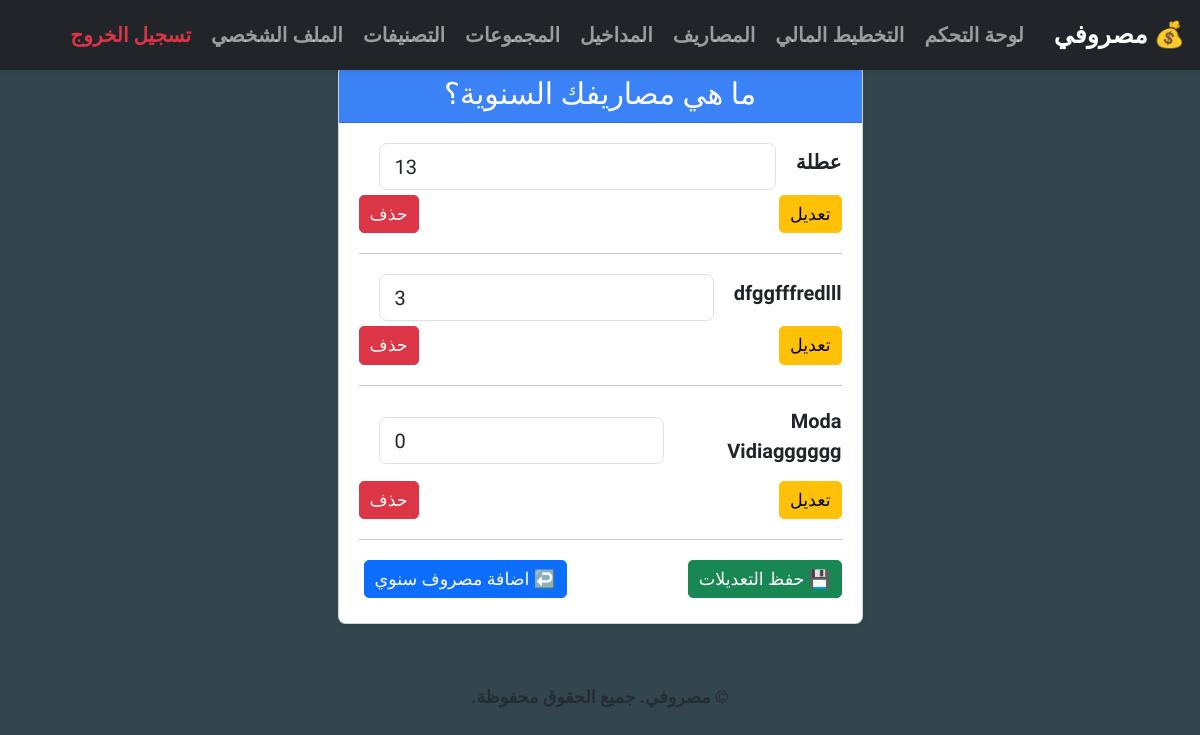
The page /welcome/annual/ (signed in) on the database its author committed.
### expenses/models.py (models this page shows, shortened)
class Label(models.Model):
    user = models.ForeignKey(CustomUser, on_delete=models.CASCADE)
    group = models.ForeignKey(Group, on_delete=models.CASCADE, related_name='labels')
    name = models.CharField(max_length=100)
    expected_monthly = models.PositiveIntegerField(default=0)
    order = models.PositiveIntegerField()
    is_deleted = models.BooleanField(default=False)
    objects = UserScopedManager()
    class Meta:
        ordering = ['order']
        unique_together = ('user', 'group', 'name')

### expenses/views.py (the view, shortened to what this page needs)
# urls.py: path('welcome/annual/', views.annual_expenses_view, name='annual_expenses_view'),
@login_required
def annual_expenses_view(request):
    group = get_object_or_404(Group, user=request.user, code='annual_expenses')
    labels = Label.objects.filter(group=group, user=request.user, is_deleted=False)
    label_forms = [
        (label, AnnualExpectedForm(request.POST or None, instance=label, prefix=str(label.id)))
        for label in labels
    ]
    return render(request, 'welcome/annual_expenses_view.html', {
        'group': group,
        'label_forms': label_forms
    })

### expenses/templates/welcome/annual_expenses_view.html (shortened to what this page needs)
{% extends 'base.html' %}
{% load static %}
{% block content %}
<div class="container mt-1">
    <div class="row justify-content-center">
        <div class="col-md-6">
            <div class="card shadow-sm">
                <div class="card-header text-center " >
                  <h4 class="mb-0"> ما هي مصاريفك السنوية؟</h4>
                </div>
                <div class="card-body ">
                  <form method="post">
                      {% for label, form in label_forms %}
                        <div class="mb-1  d-flex align-items-center justify-content-between">
                          <label class="form-label fw-bold me-3" >{{ label.name }}
                          </label>
                          <div class="flex-grow-1 me-3">
                            {{ form.expected_monthly }}
                          </div>
                        </div>
                          <div class="mb-1 d-flex align-items-center justify-content-between">
                            <a href="{% url 'label_edit' label.id %}?next={{ request.path }}" class="btn btn-sm btn-warning me-1">تعديل</a>
                            <a href="{% url 'label_delete' label.id %}?next={{ request.path }}" class="btn btn-sm btn-danger">حذف</a>
                          </div>
                        <hr>
                      {% endfor %}
<div class="mb-1 d-flex align-items-center justify-content-between">
                    <button type="submit" class="btn btn-sm btn-success me-1">💾 حفظ التعديلات</button>
                  </form>
  <a href="{% url 'add_annual_label_view' %}" class="btn btn-sm btn-primary me-1">↩️ اضافة مصروف سنوي</a>
{% endblock %}

### static/css/styles.css (style rules this page uses)
:root { --bs-primary: #0d6efd; --bs-success: #198754; --bs-danger: #dc3545; --bs-warning: #ffc107; --bs-info: #0dcaf0; --bs-light: #f8f9fa; --bs-dark: #030E18FF; --bs-secondary: #6B7280; --bs-cardheader: #3B82F6; --bs-darknavy:#192E5AFF; --app-bg: #33464EFF; }
html { font-weight: bold; font-size: 20px; }
body { direction: rtl; text-align: right; font-weight: bold; background-color: var(--app-bg); font-family: 'Tajawal', sans-serif; }
input, select, textarea, label { font-weight: bold; }
.card { box-shadow: 0 2px 6px rgba(0,0,0,0.05); background-color: #fff; }
.card-header { background-color: var(--bs-cardheader); color: #fff; font-weight: 600; border-top-left-radius: 0.75rem; border-top-right-radius: 0.75rem; }

### rows shown on the page
Label: name "عطلة", expected_monthly "13"
Label: name "dfggfffredlll", expected_monthly "3"
Label: name "Moda Vidiagggggg", expected_monthly "0"
